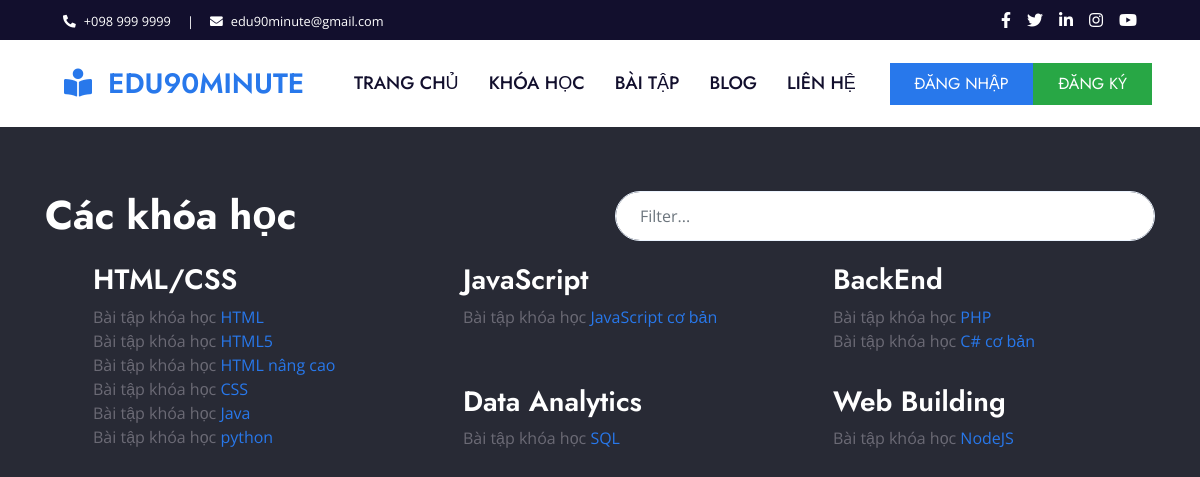
Page /?ctl=exercises on the committed database.
### tables this page shows
CREATE TABLE `topics` (
  `id` int(10) UNSIGNED NOT NULL,
  `name` varchar(255) NOT NULL,
  `status` smallint(6) NOT NULL DEFAULT 1,
  `created_at` timestamp NULL DEFAULT NULL,
  `updated_at` timestamp NULL DEFAULT NULL
);

CREATE TABLE `courses` (
  `id` int(10) UNSIGNED NOT NULL,
  `name` varchar(255) NOT NULL,
  `described` varchar(255) NOT NULL,
  `fileUpload` varchar(255) NOT NULL,
  `price` int(11) NOT NULL DEFAULT 0,
  `inputs` text NOT NULL,
  `outputs` text NOT NULL,
  `interact` int(11) NOT NULL DEFAULT 0,
  `relate` float NOT NULL,
  `tags` varchar(255) NOT NULL,
  `created_at` timestamp NULL DEFAULT current_timestamp(),
  `state` smallint(6) NOT NULL DEFAULT 0,
  `topicId` varchar(50) NOT NULL
);

### Controllers/BaseController.php (called while the page is built, shortened)
<?php
class BaseController{
    protected function view($viewPath, array $data = []){
        include self::VIEWS_FOLDER_NAME . str_replace('.', '/', $viewPath) . '.php';
    }
}

### Controllers/ExercisesController.php (called while the page is built, shortened)
<?php
class ExercisesController extends BaseController{
    protected $coursesModel;
    protected $topicsModel;
    public function __construct() {
        $this->coursesModel = new CoursesModel();
        $this->topicsModel = new TopicsModel();
    }
    public function index(){
        return $this->view('exercises.index', [
            'topics' => $this->topicsModel->all(),
            'courses' => $this->coursesModel->all('', '', '', '', '', ['relate' => 'asc']),
        ]);
    }
}

### Views/main.php (called while the page is built, shortened)
<?php
        $actionName = $_REQUEST['act'] ?? 'index';
        $controllerObj = new $controllerName;
        $controllerObj->$actionName();
    ?>

### Models/BaseModel.php (called while the page is built, shortened)
<?php
    class BaseModel extends Database
    {
        protected $connect;
        protected $table;
        protected $colums = ['*'];
        public function  __construct() {
            $this->connect = $this->connect();
        }
        public function all($table = '', $colums = [], $where = [], $start=0, $limit = null, $orderBy = []){
            if(!empty($colums)){
                $select = implode(',', $colums);
            }else $select = implode(',', $this->colums);
            $table = empty($table) ? $this->table : $table;
            $sql = "SELECT ${select} FROM $table";
            $sql = trim($sql ,'OR ');
            if(!empty($orderBy)){
                $sql .= " ORDER BY " .array_keys($orderBy)[0] . " " . array_values($orderBy)[0];
            }
            $query = $this->_query($sql);
            $data = [];
            while($row = mysqli_fetch_assoc($query)){
                $data[] = $row;
            }
            return $data;
        }
        protected function _query($sql){
            return mysqli_query($this->connect, $sql);
        }
    }

### Core/Database.php (called while the page is built, shortened)
<?php
    class Database
    {
        public function  connect(){
            $connect = mysqli_connect(self::DB_HOST, self::DB_USER, self::DB_PASSWORD, self::DB_NAME);
            mysqli_set_charset($connect, 'utf8');
            if(mysqli_connect_errno() === 0){
                return $connect;
            }
            return false;
        }
    }

### Views/exercises/index.php (the view)
<div class="modal modal-courses pb-5">
    <span class="btn close-icon ti-close btn-close"><i></i></span>
    <div class="container">
        <div class="row pt-5">
            <h1 class="col-sm-6 text-white">Các khóa học</h1>
            <div class="col-sm-6 search">
                <input type="text" class="form-control border-light py-4 pl-4 pr-5 rounded-pill" name="sr-courses" id="sr-courses" placeholder="Filter...">
            </div>
        </div>
        <?php
            if(isset($topics)){
                foreach($topics as $topic){
        ?>
            <div class="col-sm-4 px-5 py-3 float-left">
                <h3 class="text-white"> <?php echo $topic['name']; ?> </h3>
                <?php
                    if(isset($courses)){
                        foreach($courses as $course){
                            if($course['topicId'] == $topic['name']){
                ?>
                <div>
                Bài tập khóa học <a href="#"> <?php echo $course['name']; ?> </a>
                </div>
                <?php }}} ?>
            </div>
        <?php }} ?>
    </div>
</div>

### css/myStyle.css (style rules this page uses)
.close-icon { float: right; font-size: 2rem; color: #fff; background: rgba(0, 0, 0, 0); }
.modal { display: block; background-color: #282a35; position: fixed; z-index: 100; inset: 0; width: 100%; height: 100vh; padding-top: 143px; overflow-y: auto; }

### rows in the picture
topics: name "HTML/CSS"
courses: name "HTML"
courses: name "HTML5"
courses: name "HTML nâng cao"
courses: name "CSS"
courses: name "Java"
courses: name "python"
topics: name "JavaScript"
courses: name "JavaScript cơ bản"
topics: name "BackEnd"
courses: name "PHP"
courses: name "C# cơ bản"
topics: name "Data Analytics"
courses: name "SQL"
topics: name "Web Building"
courses: name "NodeJS"
